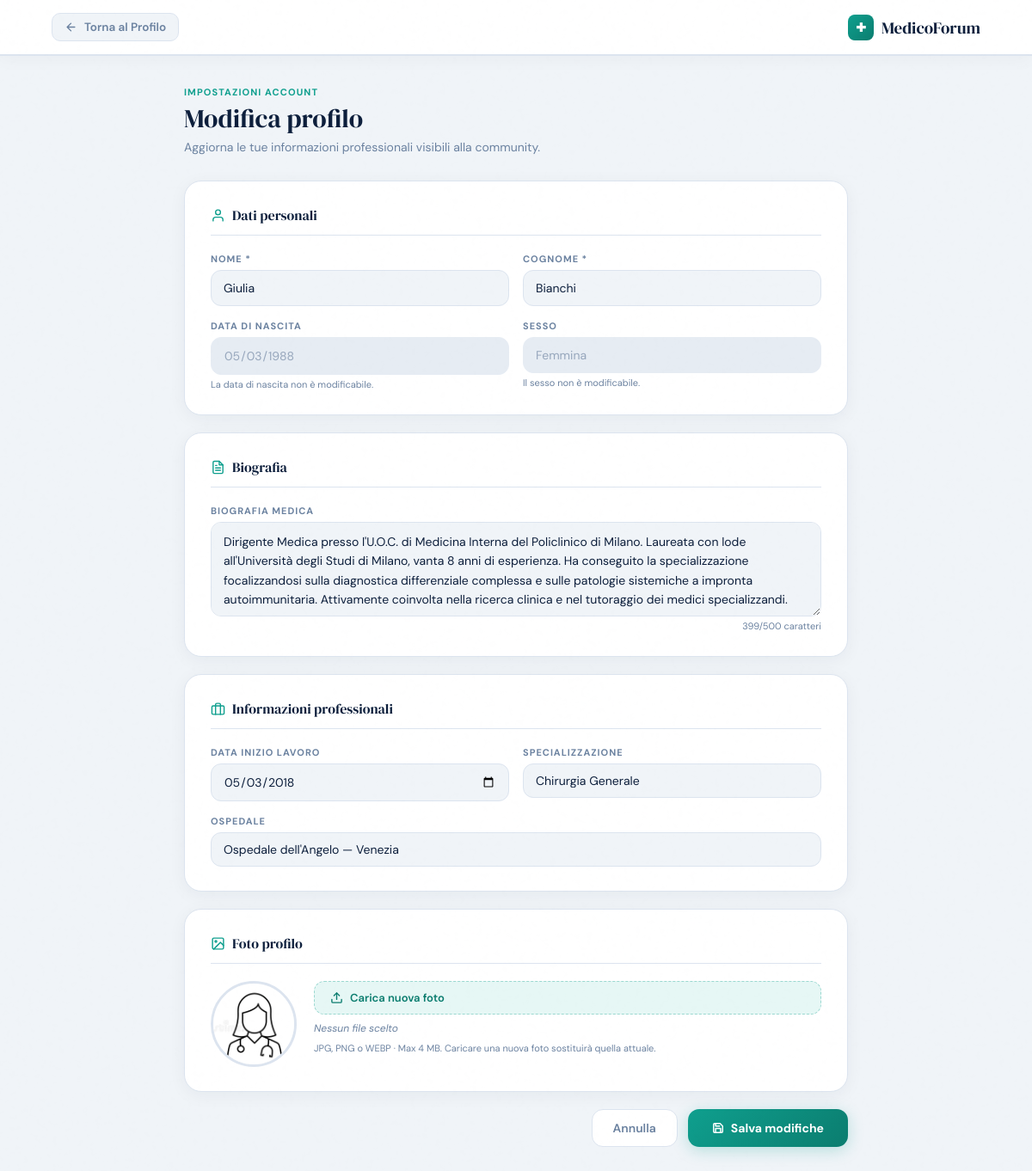
/frontend/modifica_profilo.php (signed in), run on the app's committed database.
### tables this page shows
CREATE TABLE `dottori` (
  `id_dottore` int(11) NOT NULL,
  `nome` varchar(30) NOT NULL,
  `cognome` varchar(30) NOT NULL,
  `sesso` varchar(1) NOT NULL,
  `data_nascita` date DEFAULT NULL,
  `data_inizio_lavoro` date DEFAULT NULL,
  `foto_profilo` varchar(500) DEFAULT NULL,
  `specializzazione` int(11) NOT NULL,
  `ospedale` int(11) NOT NULL,
  `biografia` varchar(500) DEFAULT NULL
);

CREATE TABLE `specializzazioni` (
  `codice` int(11) NOT NULL,
  `nome` varchar(50) NOT NULL,
  `descrizione` varchar(500) DEFAULT NULL
);

CREATE TABLE `ospedali` (
  `id_ospedale` int(11) NOT NULL,
  `nome` varchar(50) NOT NULL,
  `provincia` varchar(50) NOT NULL,
  `citta` varchar(50) NOT NULL,
  `via` varchar(50) NOT NULL,
  `civico` int(11) NOT NULL
);

### frontend/modifica_profilo.php (the view, shortened to what this page needs)
<?php
require_once 'database.php';
try {
  $connessione = new PDO("mysql:host=$host;dbname=$db", $user, $password);
  $connessione->setAttribute(PDO::ATTR_ERRMODE, PDO::ERRMODE_EXCEPTION);
} catch (PDOException $e) {
  die("Errore nella gestione del database: " . $e->getMessage());
}
$sql = "SELECT dottori.nome, dottori.cognome, dottori.biografia, dottori.data_inizio_lavoro,
               dottori.data_nascita, dottori.sesso, dottori.foto_profilo,
               dottori.ospedale AS id_ospedale, dottori.specializzazione AS cod_spec
        FROM dottori
        WHERE id_dottore = ?";
$stmt = $connessione->prepare($sql);
$stmt->execute([$_SESSION['utente']]);
$dottore = $stmt->fetch(PDO::FETCH_ASSOC);
$stmt_spec = $connessione->prepare("SELECT codice, nome FROM specializzazioni ORDER BY nome");
$stmt_spec->execute();
$specializzazioni = $stmt_spec->fetchAll(PDO::FETCH_ASSOC);
$stmt_osp = $connessione->prepare("SELECT id_ospedale, nome, citta FROM ospedali ORDER BY nome");
$stmt_osp->execute();
$ospedali = $stmt_osp->fetchAll(PDO::FETCH_ASSOC);
?>
<!DOCTYPE html>
<html lang="it">
<head>
</head>
<body>
  <header>
    <a href="profilo.php" class="back-btn">
      <svg width="15" height="15" viewBox="0 0 24 24" fill="none" stroke="currentColor" stroke-width="2.2"
        stroke-linecap="round" stroke-linejoin="round">
        <path d="M19 12H5M12 19l-7-7 7-7" />
      </svg>
      Torna al Profilo
    </a>
    <a href="home.php" class="nav-logo">
      <span class="cross">✚</span>
      MedicoForum
    </a>
  </header>
  <div class="page-wrapper">
    <div class="page-header">
      <div class="page-label">Impostazioni account</div>
      <div class="page-title">Modifica profilo</div>
      <div class="page-subtitle">Aggiorna le tue informazioni professionali visibili alla community.</div>
    </div>
    <form method="POST" action="modifica_profilo.php" enctype="multipart/form-data">
      <div class="form-card">
        <div class="card-section-title">
          <svg width="17" height="17" viewBox="0 0 24 24" fill="none" stroke="var(--teal)" stroke-width="2"
            stroke-linecap="round" stroke-linejoin="round">
            <path d="M20 21v-2a4 4 0 0 0-4-4H8a4 4 0 0 0-4 4v2" />
            <circle cx="12" cy="7" r="4" />
          </svg>
          Dati personali
        </div>
        <div class="form-grid">
          <div class="field">
            <label class="field-label" for="nome">Nome *</label>
            <input type="text" id="nome" name="nome" value="<?= htmlspecialchars($dottore['nome']) ?>" required
              maxlength="100">
          </div>
          <div class="field">
            <label class="field-label" for="cognome">Cognome *</label>
            <input type="text" id="cognome" name="cognome" value="<?= htmlspecialchars($dottore['cognome']) ?>" required
              maxlength="100">
          </div>
          <div class="field">
            <label class="field-label">Data di nascita</label>
            <input type="date" id="data_nascita" value="<?= htmlspecialchars($dottore['data_nascita'] ?? '—') ?>"
              readonly>
            <span class="field-hint">La data di nascita non è modificabile.</span>
          </div>
          <div class="field">
            <label class="field-label">Sesso</label>
            <input type="text" value="<?= $dottore['sesso'] === 'm' ? 'Maschio' : 'Femmina' ?>" readonly>
            <span class="field-hint">Il sesso non è modificabile.</span>
          </div>
        </div>
      </div>
      <div class="form-card">
        <div class="card-section-title">
          Biografia
        </div>
        <div class="form-grid full">
          <div class="field">
            <label class="field-label" for="biografia">Biografia medica</label>
            <textarea id="biografia" name="biografia" maxlength="500"
              placeholder="Descrivi la tua esperienza clinica, aree di interesse e approccio alla medicina…"><?= htmlspecialchars($dottore['biografia'] ?? '') ?></textarea>
            <span class="char-count" id="charCount">
              <span id="charNum"><?= mb_strlen($dottore['biografia'] ?? '') ?></span>/500 caratteri
            </span>
          </div>
        </div>
      </div>
      <div class="form-card">
        <div class="card-section-title">
          <svg width="17" height="17" viewBox="0 0 24 24" fill="none" stroke="var(--teal)" stroke-width="2"
            stroke-linecap="round" stroke-linejoin="round">
            <rect x="2" y="7" width="20" height="14" rx="2" />
            <path d="M16 21V5a2 2 0 0 0-2-2h-4a2 2 0 0 0-2 2v16" />
          </svg>
          Informazioni professionali
        </div>
        <div class="form-grid">
          <div class="field">
            <label class="field-label" for="data_inizio_lavoro">Data inizio lavoro</label>
            <input type="date" id="data_inizio_lavoro" name="data_inizio_lavoro"
              value="<?= htmlspecialchars($dottore['data_inizio_lavoro'] ?? '') ?>">
          </div>
          <div class="field">
            <label class="field-label" for="specializzazione">Specializzazione</label>
            <select id="specializzazione" name="specializzazione">
              <?php foreach ($specializzazioni as $s): ?>
                <option value="<?= htmlspecialchars($s['codice']) ?>" <?= $s['codice'] == $dottore['cod_spec'] ? 'selected' : '' ?>>
                  <?= htmlspecialchars($s['nome']) ?>
                </option>
              <?php endforeach; ?>
            </select>
          </div>
          <div class="field" style="grid-column: 1 / -1">
            <label class="field-label" for="ospedale">Ospedale</label>
            <select id="ospedale" name="ospedale">
              <?php foreach ($ospedali as $o): ?>
                <option value="<?= htmlspecialchars($o['id_ospedale']) ?>" <?= $o['id_ospedale'] == $dottore['id_ospedale'] ? 'selected' : '' ?>>
                  <?= htmlspecialchars($o['nome'] . ' — ' . $o['citta']) ?>
                </option>
              <?php endforeach; ?>
            </select>
          </div>
        </div>
      </div>
      <div class="form-card">
        <div class="card-section-title">
          <svg width="17" height="17" viewBox="0 0 24 24" fill="none" stroke="var(--teal)" stroke-width="2"
            stroke-linecap="round" stroke-linejoin="round">
            <rect x="3" y="3" width="18" height="18" rx="2" />
            <circle cx="8.5" cy="8.5" r="1.5" />
            <polyline points="21 15 16 10 5 21" />
          </svg>
          Foto profilo
        </div>
        <div class="foto-wrap">
          <div class="foto-preview-box">
            <img src="img/<?= htmlspecialchars($dottore['foto_profilo']) ?>" id="fotoPreview" alt="Foto attuale">
          </div>
          <div class="foto-upload-col">
            <label class="foto-upload-label" for="foto_profilo">
              <svg width="15" height="15" viewBox="0 0 24 24" fill="none" stroke="currentColor" stroke-width="2.2"
                stroke-linecap="round" stroke-linejoin="round">
                <path d="M21 15v4a2 2 0 0 1-2 2H5a2 2 0 0 1-2-2v-4" />
                <polyline points="17 8 12 3 7 8" />
                <line x1="12" y1="3" x2="12" y2="15" />
              </svg>
              Carica nuova foto
            </label>
            <div class="foto-name" id="fotoName">Nessun file scelto</div>
            <div class="foto-hint">JPG, PNG o WEBP · Max 4 MB. Caricare una nuova foto sostituirà quella attuale.</div>
          </div>
        </div>
      </div>
      <div class="submit-row">
        <a href="profilo.php" class="btn-cancel">Annulla</a>
        <button type="submit" class="btn-save">
          <svg width="14" height="14" viewBox="0 0 24 24" fill="none" stroke="currentColor" stroke-width="2.5"
            stroke-linecap="round" stroke-linejoin="round">
            <path d="M19 21H5a2 2 0 0 1-2-2V5a2 2 0 0 1 2-2h11l5 5v11a2 2 0 0 1-2 2z" />
            <polyline points="17 21 17 13 7 13 7 21" />
            <polyline points="7 3 7 8 15 8" />
          </svg>
          Salva modifiche
        </button>
      </div>
    </form>
  </div>
</body>
</html>

### data on the page
dottori: nome "Giulia", cognome "Bianchi", data_nascita "05/03/1988", sesso "Femmina", biografia "Dirigente Medica presso l'U.O.C. di Medicina Interna del Policlinico di Milano. Laureata con lode all'Università degli Studi di Milano, vanta 8 anni di esperienza. Ha conseguito la specializzazione focalizzandosi sulla diagnostica differenziale complessa e sulle patologie sistemiche a impronta autoimmunitaria. Attivamente coinvolta nella ricerca clinica e nel tutoraggio dei medici specializzandi.", biografia "399", data_inizio_lavoro "05/03/2018", specializzazione "Chirurgia Generale", ospedale "Ospedale dell'Angelo — Venezia", foto_profilo (placeholder picture)
